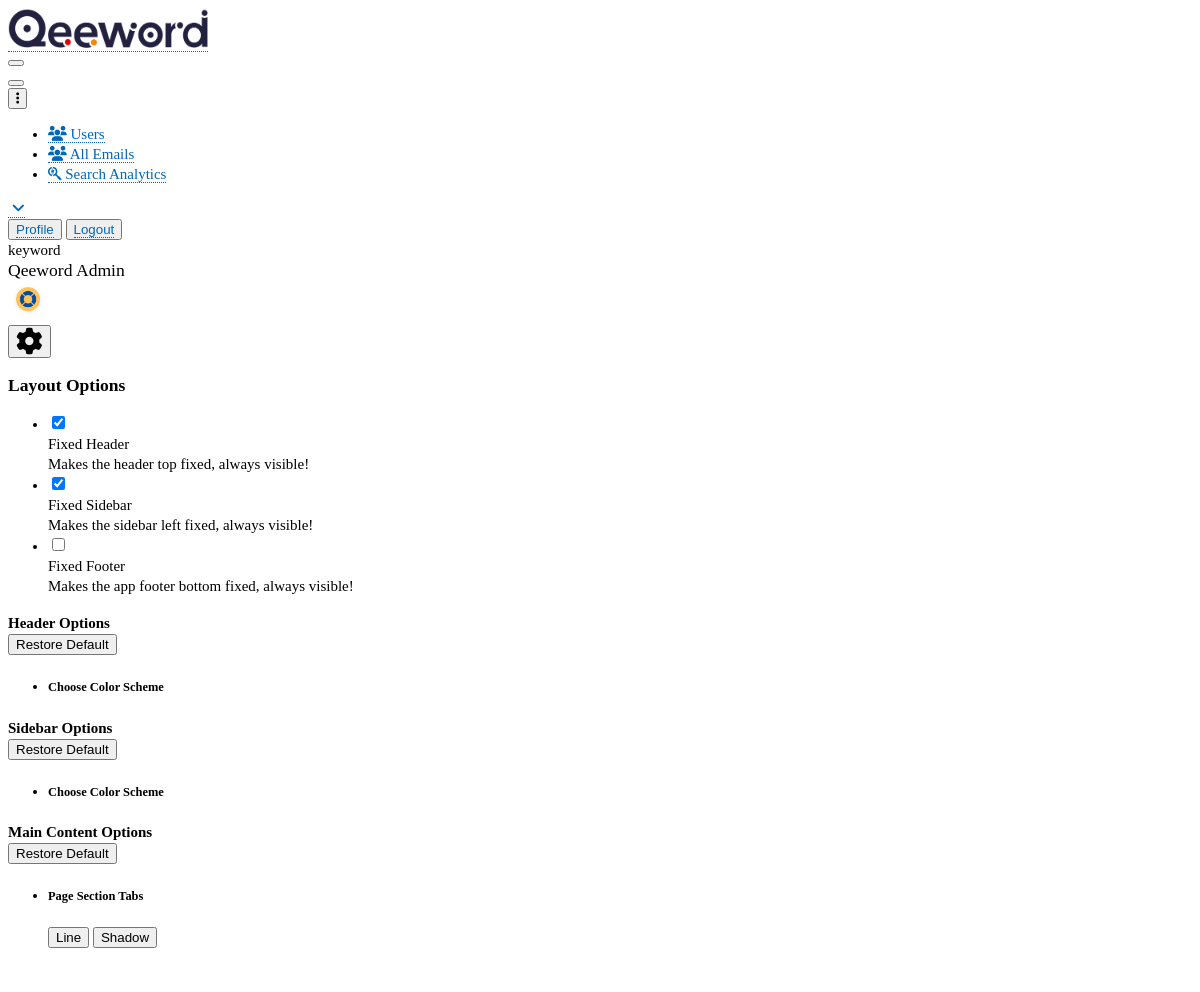
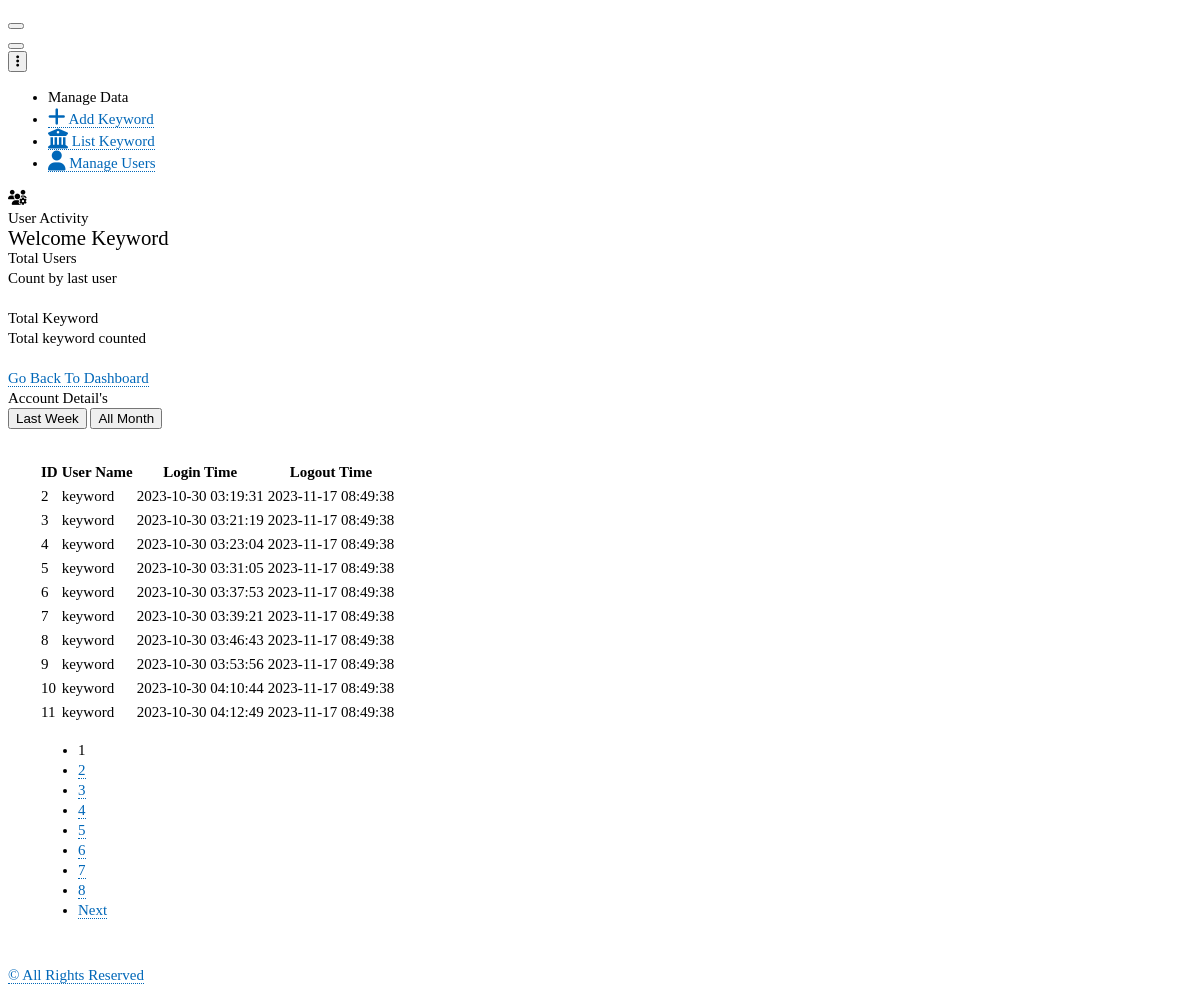
The page /panel.qeeword.com/admin/assets/user-activity.php (signed in) on the database its author committed (2 pictures, top to bottom).
### tables this page shows
CREATE TABLE `user_table` (
  `id` int(50) NOT NULL,
  `first_name` text NOT NULL,
  `last_name` text NOT NULL,
  `username` varchar(120) NOT NULL,
  `user_email` varchar(255) NOT NULL,
  `password` varchar(50) NOT NULL,
  `user_role` varchar(50) NOT NULL,
  `photo` varbinary(250) NOT NULL,
  `status` varchar(255) NOT NULL,
  `time` timestamp(6) NOT NULL DEFAULT current_timestamp(6) ON UPDATE current_timestamp(6),
  `reset_token` varchar(255) NOT NULL,
  `reset_expiration` datetime(6) DEFAULT NULL
);

CREATE TABLE `user_activity_log` (
  `id` int(11) NOT NULL,
  `user_id` int(11) DEFAULT NULL,
  `username` varchar(255) NOT NULL,
  `login_time` datetime DEFAULT NULL,
  `logout_time` datetime DEFAULT NULL
);

### panel.qeeword.com/admin/assets/user-activity.php (the view, shortened to what the rows shown need)
<?php include ("session.php");
?>
<!doctype html>
<html lang="en">
<head>
<link href="https://demo.dashboardpack.com/architectui-html-free/main.css" rel="stylesheet">
<link rel="stylesheet" href="https://cdnjs.cloudflare.com/ajax/libs/font-awesome/6.2.0/css/all.min.css" />
<link href="../css/style2.css" rel="stylesheet"/>
</head>
<body>
    <div class="app-container app-theme-white body-tabs-shadow fixed-sidebar fixed-header">
        <div class="app-header header-shadow">
                <div class="app-header__content">
                <div class="app-header-right">
                    <div class="header-btn-lg pr-0">
                        <div class="widget-content p-0">
                            <div class="widget-content-wrapper">
                                <div class="widget-content-left  ml-3 header-user-info">
                                    <div class="widget-heading">
                                    <?php echo $login_session; ?>
                                    </div>
                                    <div class="widget-subheading">
                                        Qeeword <?php echo ucfirst($login_role); ?>
                                    </div>
                                </div>
                                <div class="widget-content-right header-user-info ml-3">
                                <span class="prfil-img"><img width="40" height="40" src="img/uploads/user_photo/<?php echo $user_photo; ?>" alt=""> </span>
                                </div>
                            </div>
                        </div>
                    </div>
                </div>
            </div>
        </div>
            <div class="app-main">
                <div class="app-main__outer">
                    <div class="app-main__inner">
                        <div class="app-page-title">
                            <div class="page-title-wrapper">
                                <div class="page-title-heading">
                                    <div>User Activity
                                        <div class="page-title-subheading">Welcome <?php echo ucfirst($login_session); ?>
                                        </div>
                                    </div>
                                </div>
                            </div>
                        </div>
                        <div class="row user-form">
                            <div class="col-md-12">
                                <div class="main-card mb-3 card">
                                    <div class="table-responsive">
                                        <table class="table">
                                            <thead>
                                                <tr>
                                                    <th scope="col">ID</th>
                                                    <th scope="col">User Name</th>
                                                    <th scope="col">Login Time</th>
                                                    <th scope="col">Logout Time</th>
                                                </tr>
                                            </thead>
                                            <tbody>
                                            <?php
                                            include ('config.php');
                                            $records_per_page = 10;
                                            $current_page = isset($_GET['page']) ? $_GET['page'] : 1;
                                            $start_record = ($current_page - 1) * $records_per_page;
                                            $fetch_activity = "SELECT * FROM user_activity_log LIMIT $start_record, $records_per_page";
                                            $activity_query = mysqli_query($connect, $fetch_activity);
                                            while ($activity_row = mysqli_fetch_assoc($activity_query)) {
                                                echo "<tr>";
                                                echo "<td>{$activity_row['id']}</td>";
                                                echo "<td>{$activity_row['username']}</td>";
                                                echo "<td>{$activity_row['login_time']}</td>";
                                                echo "<td>{$activity_row['logout_time']}</td>";
                                                echo "</tr>";
                                            }
                                            ?>
                                            </tbody>
                                        </table>
                                    </div>
                                </div>
                            </div>
                        </div>
                    </div>
                </div>
        </div>
    </div>
<script type="text/javascript" src="https://demo.dashboardpack.com/architectui-html-free/assets/scripts/main.js"></script></body>
</html>

### rows shown on the page
user_table: username "keyword", user_role "Admin", photo (picture), username "Keyword"
user_activity_log: id "2", username "keyword", login_time "2023-10-30 03:19:31", logout_time "2023-11-17 08:49:38"
user_activity_log: id "3", username "keyword", login_time "2023-10-30 03:21:19", logout_time "2023-11-17 08:49:38"
user_activity_log: id "4", username "keyword", login_time "2023-10-30 03:23:04", logout_time "2023-11-17 08:49:38"
user_activity_log: id "5", username "keyword", login_time "2023-10-30 03:31:05", logout_time "2023-11-17 08:49:38"
user_activity_log: id "6", username "keyword", login_time "2023-10-30 03:37:53", logout_time "2023-11-17 08:49:38"
user_activity_log: id "7", username "keyword", login_time "2023-10-30 03:39:21", logout_time "2023-11-17 08:49:38"
user_activity_log: id "8", username "keyword", login_time "2023-10-30 03:46:43", logout_time "2023-11-17 08:49:38"
user_activity_log: id "9", username "keyword", login_time "2023-10-30 03:53:56", logout_time "2023-11-17 08:49:38"
user_activity_log: id "10", username "keyword", login_time "2023-10-30 04:10:44", logout_time "2023-11-17 08:49:38"
user_activity_log: id "11", username "keyword", login_time "2023-10-30 04:12:49", logout_time "2023-11-17 08:49:38"
